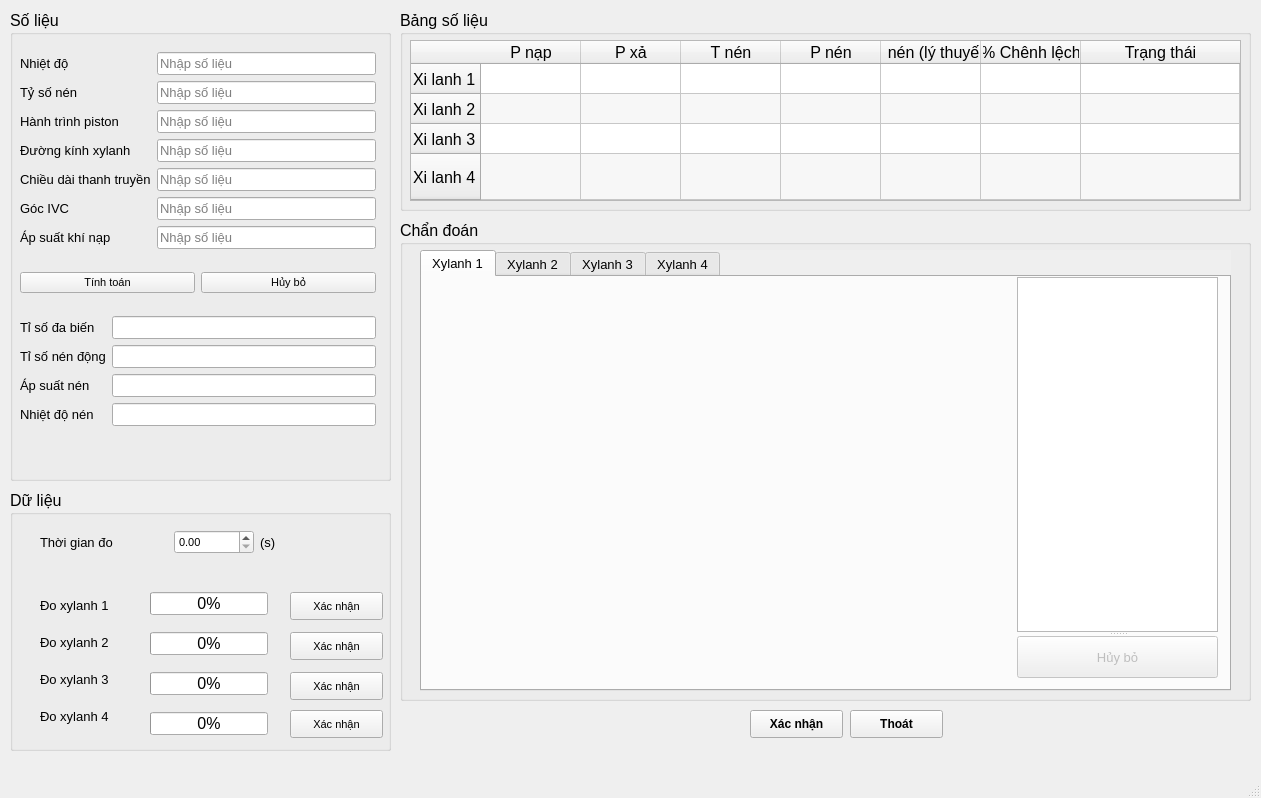
<?xml version="1.0" encoding="UTF-8"?>
<ui version="4.0">
 <class>MainWindow</class>
 <widget class="QMainWindow" name="MainWindow">
  <property name="geometry">
   <rect>
    <x>0</x>
    <y>0</y>
    <width>1261</width>
    <height>798</height>
   </rect>
  </property>
  <property name="windowTitle">
   <string>Chẩn đoán và phân tích lỗi</string>
  </property>
  <widget class="QWidget" name="centralwidget">
   <widget class="QGroupBox" name="GB_foreseen">
    <property name="geometry">
     <rect>
      <x>10</x>
      <y>10</y>
      <width>381</width>
      <height>471</height>
     </rect>
    </property>
    <property name="font">
     <font>
      <pointsize>12</pointsize>
     </font>
    </property>
    <property name="title">
     <string>Số liệu</string>
    </property>
    <widget class="QWidget" name="layoutWidget">
     <property name="geometry">
      <rect>
       <x>10</x>
       <y>25</y>
       <width>356</width>
       <height>408</height>
      </rect>
     </property>
     <layout class="QGridLayout" name="LT_foreseen">
      <item row="0" column="0" colspan="2">
       <layout class="QGridLayout" name="LT_input">
        <item row="2" column="0">
         <widget class="QLabel" name="label_piston_jour">
          <property name="font">
           <font>
            <pointsize>10</pointsize>
           </font>
          </property>
          <property name="text">
           <string>Hành trình piston</string>
          </property>
         </widget>
        </item>
        <item row="1" column="1">
         <widget class="QLineEdit" name="LE_comp_rat">
          <property name="font">
           <font>
            <pointsize>10</pointsize>
           </font>
          </property>
          <property name="placeholderText">
           <string>Nhập số liệu</string>
          </property>
         </widget>
        </item>
        <item row="6" column="1">
         <widget class="QLineEdit" name="LE_air_press">
          <property name="font">
           <font>
            <pointsize>10</pointsize>
           </font>
          </property>
          <property name="placeholderText">
           <string>Nhập số liệu</string>
          </property>
         </widget>
        </item>
        <item row="0" column="1">
         <widget class="QLineEdit" name="LE_extTem">
          <property name="font">
           <font>
            <pointsize>10</pointsize>
           </font>
          </property>
          <property name="placeholderText">
           <string>Nhập số liệu</string>
          </property>
         </widget>
        </item>
        <item row="2" column="1">
         <widget class="QLineEdit" name="LE_piston_jour">
          <property name="font">
           <font>
            <pointsize>10</pointsize>
           </font>
          </property>
          <property name="placeholderText">
           <string>Nhập số liệu</string>
          </property>
         </widget>
        </item>
        <item row="6" column="0">
         <widget class="QLabel" name="label_air_press">
          <property name="font">
           <font>
            <pointsize>10</pointsize>
           </font>
          </property>
          <property name="text">
           <string>Áp suất khí nạp</string>
          </property>
         </widget>
        </item>
        <item row="0" column="0">
         <widget class="QLabel" name="label_extTem">
          <property name="font">
           <font>
            <pointsize>10</pointsize>
           </font>
          </property>
          <property name="text">
           <string>Nhiệt độ</string>
          </property>
         </widget>
        </item>
        <item row="5" column="0">
         <widget class="QLabel" name="label_xup_cor">
          <property name="font">
           <font>
            <pointsize>10</pointsize>
           </font>
          </property>
          <property name="text">
           <string>Góc IVC</string>
          </property>
         </widget>
        </item>
        <item row="3" column="0">
         <widget class="QLabel" name="label_cyl_dm">
          <property name="font">
           <font>
            <pointsize>10</pointsize>
           </font>
          </property>
          <property name="text">
           <string>Đường kính xylanh</string>
          </property>
         </widget>
        </item>
        <item row="3" column="1">
         <widget class="QLineEdit" name="LE_cyl_dm">
          <property name="font">
           <font>
            <pointsize>10</pointsize>
           </font>
          </property>
          <property name="placeholderText">
           <string>Nhập số liệu</string>
          </property>
         </widget>
        </item>
        <item row="4" column="0">
         <widget class="QLabel" name="label_rod_len">
          <property name="font">
           <font>
            <pointsize>10</pointsize>
           </font>
          </property>
          <property name="text">
           <string>Chiều dài thanh truyền</string>
          </property>
         </widget>
        </item>
        <item row="5" column="1">
         <widget class="QLineEdit" name="LE_xup_cor">
          <property name="font">
           <font>
            <pointsize>10</pointsize>
           </font>
          </property>
          <property name="placeholderText">
           <string>Nhập số liệu</string>
          </property>
         </widget>
        </item>
        <item row="1" column="0">
         <widget class="QLabel" name="label_comp_rat">
          <property name="font">
           <font>
            <pointsize>10</pointsize>
           </font>
          </property>
          <property name="text">
           <string>Tỷ số nén</string>
          </property>
         </widget>
        </item>
        <item row="4" column="1">
         <widget class="QLineEdit" name="LE_rod_len">
          <property name="font">
           <font>
            <pointsize>10</pointsize>
           </font>
          </property>
          <property name="placeholderText">
           <string>Nhập số liệu</string>
          </property>
         </widget>
        </item>
       </layout>
      </item>
      <item row="1" column="0">
       <widget class="QPushButton" name="BT_math">
        <property name="font">
         <font>
          <pointsize>8</pointsize>
         </font>
        </property>
        <property name="text">
         <string>Tính toán</string>
        </property>
       </widget>
      </item>
      <item row="1" column="1">
       <widget class="QPushButton" name="BT_clear">
        <property name="font">
         <font>
          <pointsize>8</pointsize>
         </font>
        </property>
        <property name="text">
         <string>Hủy bỏ</string>
        </property>
       </widget>
      </item>
      <item row="2" column="0" colspan="2">
       <layout class="QGridLayout" name="gridLayout_4">
        <item row="1" column="0">
         <widget class="QLabel" name="label_dym_comp_rat">
          <property name="font">
           <font>
            <pointsize>10</pointsize>
           </font>
          </property>
          <property name="text">
           <string>Tỉ số nén động</string>
          </property>
         </widget>
        </item>
        <item row="1" column="1">
         <widget class="QLineEdit" name="LE_dym_comp_rat">
          <property name="font">
           <font>
            <pointsize>10</pointsize>
           </font>
          </property>
          <property name="readOnly">
           <bool>true</bool>
          </property>
          <property name="placeholderText">
           <string/>
          </property>
         </widget>
        </item>
        <item row="0" column="0">
         <widget class="QLabel" name="label_n">
          <property name="font">
           <font>
            <pointsize>10</pointsize>
           </font>
          </property>
          <property name="text">
           <string>Tỉ số đa biến</string>
          </property>
         </widget>
        </item>
        <item row="3" column="0">
         <widget class="QLabel" name="label_Comp_temp_F">
          <property name="font">
           <font>
            <pointsize>10</pointsize>
           </font>
          </property>
          <property name="text">
           <string>Nhiệt độ nén</string>
          </property>
         </widget>
        </item>
        <item row="3" column="1">
         <widget class="QLineEdit" name="LE_Comp_temp_F">
          <property name="font">
           <font>
            <pointsize>10</pointsize>
           </font>
          </property>
          <property name="readOnly">
           <bool>true</bool>
          </property>
          <property name="placeholderText">
           <string/>
          </property>
         </widget>
        </item>
        <item row="0" column="1">
         <widget class="QLineEdit" name="LE_n">
          <property name="font">
           <font>
            <pointsize>10</pointsize>
           </font>
          </property>
          <property name="readOnly">
           <bool>true</bool>
          </property>
          <property name="placeholderText">
           <string/>
          </property>
         </widget>
        </item>
        <item row="2" column="1">
         <widget class="QLineEdit" name="LE_Compression">
          <property name="font">
           <font>
            <pointsize>10</pointsize>
           </font>
          </property>
          <property name="readOnly">
           <bool>true</bool>
          </property>
          <property name="placeholderText">
           <string/>
          </property>
         </widget>
        </item>
        <item row="2" column="0">
         <widget class="QLabel" name="label_Compression">
          <property name="font">
           <font>
            <pointsize>10</pointsize>
           </font>
          </property>
          <property name="text">
           <string>Áp suất nén</string>
          </property>
         </widget>
        </item>
       </layout>
      </item>
     </layout>
    </widget>
   </widget>
   <widget class="QGroupBox" name="GB_data">
    <property name="geometry">
     <rect>
      <x>10</x>
      <y>490</y>
      <width>381</width>
      <height>261</height>
     </rect>
    </property>
    <property name="font">
     <font>
      <pointsize>12</pointsize>
     </font>
    </property>
    <property name="title">
     <string>Dữ liệu</string>
    </property>
    <widget class="QLabel" name="label_time">
     <property name="geometry">
      <rect>
       <x>30</x>
       <y>40</y>
       <width>128</width>
       <height>24</height>
      </rect>
     </property>
     <property name="font">
      <font>
       <pointsize>10</pointsize>
      </font>
     </property>
     <property name="text">
      <string>Thời gian đo</string>
     </property>
    </widget>
    <widget class="QLabel" name="label_xylanh2">
     <property name="geometry">
      <rect>
       <x>30</x>
       <y>142</y>
       <width>87</width>
       <height>21</height>
      </rect>
     </property>
     <property name="font">
      <font>
       <pointsize>10</pointsize>
      </font>
     </property>
     <property name="text">
      <string>Đo xylanh 2</string>
     </property>
    </widget>
    <widget class="QProgressBar" name="PB_xylanh4">
     <property name="geometry">
      <rect>
       <x>140</x>
       <y>222</y>
       <width>118</width>
       <height>23</height>
      </rect>
     </property>
     <property name="value">
      <number>0</number>
     </property>
    </widget>
    <widget class="QLabel" name="label_xylanh1">
     <property name="geometry">
      <rect>
       <x>30</x>
       <y>105</y>
       <width>87</width>
       <height>21</height>
      </rect>
     </property>
     <property name="font">
      <font>
       <pointsize>10</pointsize>
      </font>
     </property>
     <property name="text">
      <string>Đo xylanh 1</string>
     </property>
    </widget>
    <widget class="QProgressBar" name="PB_xylanh1">
     <property name="geometry">
      <rect>
       <x>140</x>
       <y>102</y>
       <width>118</width>
       <height>23</height>
      </rect>
     </property>
     <property name="value">
      <number>0</number>
     </property>
    </widget>
    <widget class="QProgressBar" name="PB_xylanh3">
     <property name="geometry">
      <rect>
       <x>140</x>
       <y>182</y>
       <width>118</width>
       <height>23</height>
      </rect>
     </property>
     <property name="value">
      <number>0</number>
     </property>
    </widget>
    <widget class="QPushButton" name="BT_measure_xylanh2">
     <property name="geometry">
      <rect>
       <x>280</x>
       <y>142</y>
       <width>93</width>
       <height>28</height>
      </rect>
     </property>
     <property name="font">
      <font>
       <pointsize>8</pointsize>
      </font>
     </property>
     <property name="text">
      <string>Xác nhận</string>
     </property>
    </widget>
    <widget class="QLabel" name="label_xylanh4">
     <property name="geometry">
      <rect>
       <x>30</x>
       <y>216</y>
       <width>87</width>
       <height>21</height>
      </rect>
     </property>
     <property name="font">
      <font>
       <pointsize>10</pointsize>
      </font>
     </property>
     <property name="text">
      <string>Đo xylanh 4</string>
     </property>
    </widget>
    <widget class="QPushButton" name="BT_measure_xylanh3">
     <property name="geometry">
      <rect>
       <x>280</x>
       <y>182</y>
       <width>93</width>
       <height>28</height>
      </rect>
     </property>
     <property name="font">
      <font>
       <pointsize>8</pointsize>
      </font>
     </property>
     <property name="text">
      <string>Xác nhận</string>
     </property>
    </widget>
    <widget class="QLabel" name="label_s">
     <property name="geometry">
      <rect>
       <x>250</x>
       <y>40</y>
       <width>31</width>
       <height>24</height>
      </rect>
     </property>
     <property name="font">
      <font>
       <pointsize>10</pointsize>
      </font>
     </property>
     <property name="text">
      <string>(s)</string>
     </property>
    </widget>
    <widget class="QProgressBar" name="PB_xylanh2">
     <property name="geometry">
      <rect>
       <x>140</x>
       <y>142</y>
       <width>118</width>
       <height>23</height>
      </rect>
     </property>
     <property name="value">
      <number>0</number>
     </property>
    </widget>
    <widget class="QLabel" name="label_xylanh3">
     <property name="geometry">
      <rect>
       <x>30</x>
       <y>179</y>
       <width>87</width>
       <height>21</height>
      </rect>
     </property>
     <property name="font">
      <font>
       <pointsize>10</pointsize>
      </font>
     </property>
     <property name="text">
      <string>Đo xylanh 3</string>
     </property>
    </widget>
    <widget class="QPushButton" name="BT_measure_xylanh1">
     <property name="geometry">
      <rect>
       <x>280</x>
       <y>102</y>
       <width>93</width>
       <height>28</height>
      </rect>
     </property>
     <property name="font">
      <font>
       <pointsize>8</pointsize>
      </font>
     </property>
     <property name="text">
      <string>Xác nhận</string>
     </property>
    </widget>
    <widget class="QDoubleSpinBox" name="DSB_time">
     <property name="geometry">
      <rect>
       <x>164</x>
       <y>40</y>
       <width>80</width>
       <height>24</height>
      </rect>
     </property>
     <property name="font">
      <font>
       <pointsize>8</pointsize>
      </font>
     </property>
    </widget>
    <widget class="QPushButton" name="BT_measure_xylanh4">
     <property name="geometry">
      <rect>
       <x>280</x>
       <y>220</y>
       <width>93</width>
       <height>28</height>
      </rect>
     </property>
     <property name="font">
      <font>
       <pointsize>8</pointsize>
      </font>
     </property>
     <property name="text">
      <string>Xác nhận</string>
     </property>
    </widget>
   </widget>
   <widget class="QGroupBox" name="GB_Table">
    <property name="geometry">
     <rect>
      <x>400</x>
      <y>10</y>
      <width>851</width>
      <height>201</height>
     </rect>
    </property>
    <property name="font">
     <font>
      <pointsize>12</pointsize>
     </font>
    </property>
    <property name="title">
     <string>Bảng số liệu</string>
    </property>
    <widget class="QTableWidget" name="TW_table">
     <property name="geometry">
      <rect>
       <x>10</x>
       <y>30</y>
       <width>831</width>
       <height>161</height>
      </rect>
     </property>
     <property name="layoutDirection">
      <enum>Qt::LeftToRight</enum>
     </property>
     <property name="autoFillBackground">
      <bool>false</bool>
     </property>
     <property name="frameShape">
      <enum>QFrame::StyledPanel</enum>
     </property>
     <property name="frameShadow">
      <enum>QFrame::Sunken</enum>
     </property>
     <property name="sizeAdjustPolicy">
      <enum>QAbstractScrollArea::AdjustToContents</enum>
     </property>
     <property name="tabKeyNavigation">
      <bool>true</bool>
     </property>
     <property name="showDropIndicator" stdset="0">
      <bool>true</bool>
     </property>
     <property name="dragEnabled">
      <bool>false</bool>
     </property>
     <property name="dragDropOverwriteMode">
      <bool>true</bool>
     </property>
     <property name="alternatingRowColors">
      <bool>true</bool>
     </property>
     <property name="horizontalScrollMode">
      <enum>QAbstractItemView::ScrollPerItem</enum>
     </property>
     <property name="sortingEnabled">
      <bool>true</bool>
     </property>
     <attribute name="horizontalHeaderCascadingSectionResizes">
      <bool>true</bool>
     </attribute>
     <attribute name="horizontalHeaderMinimumSectionSize">
      <number>34</number>
     </attribute>
     <attribute name="horizontalHeaderShowSortIndicator" stdset="0">
      <bool>true</bool>
     </attribute>
     <attribute name="horizontalHeaderStretchLastSection">
      <bool>true</bool>
     </attribute>
     <attribute name="verticalHeaderVisible">
      <bool>true</bool>
     </attribute>
     <attribute name="verticalHeaderCascadingSectionResizes">
      <bool>true</bool>
     </attribute>
     <attribute name="verticalHeaderShowSortIndicator" stdset="0">
      <bool>true</bool>
     </attribute>
     <attribute name="verticalHeaderStretchLastSection">
      <bool>true</bool>
     </attribute>
     <row>
      <property name="text">
       <string>Xi lanh 1</string>
      </property>
     </row>
     <row>
      <property name="text">
       <string>Xi lanh 2</string>
      </property>
     </row>
     <row>
      <property name="text">
       <string>Xi lanh 3</string>
      </property>
     </row>
     <row>
      <property name="text">
       <string>Xi lanh 4</string>
      </property>
     </row>
     <column>
      <property name="text">
       <string>P nạp</string>
      </property>
     </column>
     <column>
      <property name="text">
       <string>P xả</string>
      </property>
     </column>
     <column>
      <property name="text">
       <string>T nén</string>
      </property>
     </column>
     <column>
      <property name="text">
       <string>P nén</string>
      </property>
     </column>
     <column>
      <property name="text">
       <string>P nén (lý thuyết)</string>
      </property>
     </column>
     <column>
      <property name="text">
       <string>% Chênh lệch</string>
      </property>
     </column>
     <column>
      <property name="text">
       <string>Trạng thái</string>
      </property>
     </column>
     <item row="0" column="0">
      <property name="text">
       <string/>
      </property>
      <property name="flags">
       <set>ItemIsSelectable|ItemIsDragEnabled|ItemIsDropEnabled|ItemIsUserCheckable|ItemIsEnabled</set>
      </property>
     </item>
     <item row="0" column="3">
      <property name="text">
       <string/>
      </property>
      <property name="flags">
       <set>ItemIsSelectable|ItemIsDragEnabled|ItemIsDropEnabled|ItemIsUserCheckable|ItemIsEnabled</set>
      </property>
     </item>
     <item row="0" column="4">
      <property name="text">
       <string/>
      </property>
      <property name="flags">
       <set>ItemIsSelectable|ItemIsDragEnabled|ItemIsDropEnabled|ItemIsUserCheckable|ItemIsEnabled</set>
      </property>
     </item>
     <item row="0" column="5">
      <property name="text">
       <string/>
      </property>
      <property name="flags">
       <set>ItemIsSelectable|ItemIsDragEnabled|ItemIsDropEnabled|ItemIsUserCheckable|ItemIsEnabled</set>
      </property>
     </item>
     <item row="0" column="6">
      <property name="text">
       <string/>
      </property>
      <property name="flags">
       <set>ItemIsSelectable|ItemIsDragEnabled|ItemIsDropEnabled|ItemIsUserCheckable|ItemIsEnabled</set>
      </property>
     </item>
     <item row="1" column="0">
      <property name="text">
       <string/>
      </property>
      <property name="flags">
       <set>ItemIsSelectable|ItemIsDragEnabled|ItemIsDropEnabled|ItemIsUserCheckable|ItemIsEnabled</set>
      </property>
     </item>
     <item row="1" column="3">
      <property name="text">
       <string/>
      </property>
      <property name="flags">
       <set>ItemIsSelectable|ItemIsDragEnabled|ItemIsDropEnabled|ItemIsUserCheckable|ItemIsEnabled</set>
      </property>
     </item>
     <item row="1" column="4">
      <property name="text">
       <string/>
      </property>
      <property name="flags">
       <set>ItemIsSelectable|ItemIsDragEnabled|ItemIsDropEnabled|ItemIsUserCheckable|ItemIsEnabled</set>
      </property>
     </item>
     <item row="1" column="5">
      <property name="text">
       <string/>
      </property>
      <property name="flags">
       <set>ItemIsSelectable|ItemIsDragEnabled|ItemIsDropEnabled|ItemIsUserCheckable|ItemIsEnabled</set>
      </property>
     </item>
     <item row="1" column="6">
      <property name="text">
       <string/>
      </property>
      <property name="flags">
       <set>ItemIsSelectable|ItemIsDragEnabled|ItemIsDropEnabled|ItemIsUserCheckable|ItemIsEnabled</set>
      </property>
     </item>
     <item row="2" column="0">
      <property name="text">
       <string/>
      </property>
      <property name="flags">
       <set>ItemIsSelectable|ItemIsDragEnabled|ItemIsDropEnabled|ItemIsUserCheckable|ItemIsEnabled</set>
      </property>
     </item>
     <item row="2" column="3">
      <property name="text">
       <string/>
      </property>
      <property name="flags">
       <set>ItemIsSelectable|ItemIsDragEnabled|ItemIsDropEnabled|ItemIsUserCheckable|ItemIsEnabled</set>
      </property>
     </item>
     <item row="2" column="4">
      <property name="text">
       <string/>
      </property>
      <property name="flags">
       <set>ItemIsSelectable|ItemIsDragEnabled|ItemIsDropEnabled|ItemIsUserCheckable|ItemIsEnabled</set>
      </property>
     </item>
     <item row="2" column="5">
      <property name="text">
       <string/>
      </property>
      <property name="flags">
       <set>ItemIsSelectable|ItemIsDragEnabled|ItemIsDropEnabled|ItemIsUserCheckable|ItemIsEnabled</set>
      </property>
     </item>
     <item row="2" column="6">
      <property name="text">
       <string/>
      </property>
      <property name="flags">
       <set>ItemIsSelectable|ItemIsDragEnabled|ItemIsDropEnabled|ItemIsUserCheckable|ItemIsEnabled</set>
      </property>
     </item>
     <item row="3" column="0">
      <property name="text">
       <string/>
      </property>
      <property name="flags">
       <set>ItemIsSelectable|ItemIsDragEnabled|ItemIsDropEnabled|ItemIsUserCheckable|ItemIsEnabled</set>
      </property>
     </item>
     <item row="3" column="3">
      <property name="text">
       <string/>
      </property>
      <property name="flags">
       <set>ItemIsSelectable|ItemIsDragEnabled|ItemIsDropEnabled|ItemIsUserCheckable|ItemIsEnabled</set>
      </property>
     </item>
     <item row="3" column="4">
      <property name="text">
       <string/>
      </property>
      <property name="flags">
       <set>ItemIsSelectable|ItemIsDragEnabled|ItemIsDropEnabled|ItemIsUserCheckable|ItemIsEnabled</set>
      </property>
     </item>
     <item row="3" column="5">
      <property name="text">
       <string/>
      </property>
      <property name="flags">
       <set>ItemIsSelectable|ItemIsDragEnabled|ItemIsDropEnabled|ItemIsUserCheckable|ItemIsEnabled</set>
      </property>
     </item>
     <item row="3" column="6">
      <property name="text">
       <string/>
      </property>
      <property name="flags">
       <set>ItemIsSelectable|ItemIsDragEnabled|ItemIsDropEnabled|ItemIsUserCheckable|ItemIsEnabled</set>
      </property>
     </item>
    </widget>
   </widget>
   <widget class="QPushButton" name="BT_cancel">
    <property name="geometry">
     <rect>
      <x>850</x>
      <y>710</y>
      <width>93</width>
      <height>28</height>
     </rect>
    </property>
    <property name="font">
     <font>
      <weight>75</weight>
      <bold>true</bold>
     </font>
    </property>
    <property name="text">
     <string>Thoát</string>
    </property>
   </widget>
   <widget class="QPushButton" name="BT_confirm">
    <property name="geometry">
     <rect>
      <x>750</x>
      <y>710</y>
      <width>93</width>
      <height>28</height>
     </rect>
    </property>
    <property name="font">
     <font>
      <weight>75</weight>
      <bold>true</bold>
     </font>
    </property>
    <property name="text">
     <string>Xác nhận</string>
    </property>
   </widget>
   <widget class="QGroupBox" name="GB_diagnose">
    <property name="geometry">
     <rect>
      <x>400</x>
      <y>220</y>
      <width>851</width>
      <height>481</height>
     </rect>
    </property>
    <property name="font">
     <font>
      <pointsize>12</pointsize>
     </font>
    </property>
    <property name="title">
     <string>Chẩn đoán</string>
    </property>
    <widget class="QTabWidget" name="TbW_diagnoses">
     <property name="enabled">
      <bool>true</bool>
     </property>
     <property name="geometry">
      <rect>
       <x>20</x>
       <y>30</y>
       <width>811</width>
       <height>441</height>
      </rect>
     </property>
     <property name="font">
      <font>
       <pointsize>10</pointsize>
      </font>
     </property>
     <property name="autoFillBackground">
      <bool>true</bool>
     </property>
     <property name="currentIndex">
      <number>0</number>
     </property>
     <widget class="QWidget" name="tab_1">
      <attribute name="title">
       <string>Xylanh 1</string>
      </attribute>
      <widget class="QWidget" name="W_xilanh1" native="true">
       <property name="geometry">
        <rect>
         <x>0</x>
         <y>0</y>
         <width>801</width>
         <height>401</height>
        </rect>
       </property>
       <property name="autoFillBackground">
        <bool>false</bool>
       </property>
       <widget class="QWidget" name="W_graph_xilanh1" native="true">
        <property name="geometry">
         <rect>
          <x>0</x>
          <y>0</y>
          <width>590</width>
          <height>400</height>
         </rect>
        </property>
       </widget>
       <widget class="QSplitter" name="splitter">
        <property name="geometry">
         <rect>
          <x>595</x>
          <y>0</y>
          <width>201</width>
          <height>401</height>
         </rect>
        </property>
        <property name="orientation">
         <enum>Qt::Vertical</enum>
        </property>
        <widget class="QTextEdit" name="TE_diagnoses_xilanh1">
         <property name="enabled">
          <bool>true</bool>
         </property>
         <property name="readOnly">
          <bool>true</bool>
         </property>
        </widget>
        <widget class="QPushButton" name="BT_xilanh1_cancel">
         <property name="enabled">
          <bool>false</bool>
         </property>
         <property name="text">
          <string>Hủy bỏ</string>
         </property>
        </widget>
       </widget>
      </widget>
     </widget>
     <widget class="QWidget" name="tab_2">
      <attribute name="title">
       <string>Xylanh 2</string>
      </attribute>
      <widget class="QWidget" name="W_xilanh2" native="true">
       <property name="geometry">
        <rect>
         <x>0</x>
         <y>0</y>
         <width>801</width>
         <height>401</height>
        </rect>
       </property>
       <property name="autoFillBackground">
        <bool>false</bool>
       </property>
       <widget class="QWidget" name="W_graph_xilanh2" native="true">
        <property name="geometry">
         <rect>
          <x>0</x>
          <y>0</y>
          <width>590</width>
          <height>400</height>
         </rect>
        </property>
       </widget>
       <widget class="QSplitter" name="splitter_2">
        <property name="geometry">
         <rect>
          <x>595</x>
          <y>0</y>
          <width>201</width>
          <height>401</height>
         </rect>
        </property>
        <property name="orientation">
         <enum>Qt::Vertical</enum>
        </property>
        <widget class="QTextEdit" name="TE_diagnoses_xilanh2">
         <property name="enabled">
          <bool>true</bool>
         </property>
         <property name="readOnly">
          <bool>true</bool>
         </property>
        </widget>
        <widget class="QPushButton" name="BT_xilanh2_cancel">
         <property name="enabled">
          <bool>false</bool>
         </property>
         <property name="text">
          <string>Hủy bỏ</string>
         </property>
        </widget>
       </widget>
      </widget>
     </widget>
     <widget class="QWidget" name="tab_3">
      <attribute name="title">
       <string>Xylanh 3</string>
      </attribute>
      <widget class="QWidget" name="W_xilanh3" native="true">
       <property name="geometry">
        <rect>
         <x>0</x>
         <y>0</y>
         <width>801</width>
         <height>401</height>
        </rect>
       </property>
       <property name="autoFillBackground">
        <bool>false</bool>
       </property>
       <widget class="QWidget" name="W_graph_xilanh3" native="true">
        <property name="geometry">
         <rect>
          <x>0</x>
          <y>0</y>
          <width>590</width>
          <height>400</height>
         </rect>
        </property>
       </widget>
       <widget class="QSplitter" name="splitter_3">
        <property name="geometry">
         <rect>
          <x>595</x>
          <y>0</y>
          <width>201</width>
          <height>401</height>
         </rect>
        </property>
        <property name="orientation">
         <enum>Qt::Vertical</enum>
        </property>
        <widget class="QTextEdit" name="TE_diagnoses_xilanh3">
         <property name="enabled">
          <bool>true</bool>
         </property>
         <property name="readOnly">
          <bool>true</bool>
         </property>
        </widget>
        <widget class="QPushButton" name="BT_xilanh3_cancel">
         <property name="enabled">
          <bool>false</bool>
         </property>
         <property name="text">
          <string>Hủy bỏ</string>
         </property>
        </widget>
       </widget>
      </widget>
     </widget>
     <widget class="QWidget" name="tab_4">
      <attribute name="title">
       <string>Xylanh 4</string>
      </attribute>
      <widget class="QWidget" name="W_xilanh4" native="true">
       <property name="geometry">
        <rect>
         <x>0</x>
         <y>0</y>
         <width>801</width>
         <height>401</height>
        </rect>
       </property>
       <property name="autoFillBackground">
        <bool>false</bool>
       </property>
       <widget class="QWidget" name="W_graph_xilanh4" native="true">
        <property name="geometry">
         <rect>
          <x>0</x>
          <y>0</y>
          <width>590</width>
          <height>400</height>
         </rect>
        </property>
       </widget>
       <widget class="QSplitter" name="splitter_4">
        <property name="geometry">
         <rect>
          <x>595</x>
          <y>0</y>
          <width>201</width>
          <height>401</height>
         </rect>
        </property>
        <property name="orientation">
         <enum>Qt::Vertical</enum>
        </property>
        <widget class="QTextEdit" name="TE_diagnoses_xilanh4">
         <property name="enabled">
          <bool>true</bool>
         </property>
         <property name="readOnly">
          <bool>true</bool>
         </property>
         <property name="html">
          <string>&lt;!DOCTYPE HTML PUBLIC &quot;-//W3C//DTD HTML 4.0//EN&quot; &quot;http://www.w3.org/TR/REC-html40/strict.dtd&quot;&gt;
&lt;html&gt;&lt;head&gt;&lt;meta name=&quot;qrichtext&quot; content=&quot;1&quot; /&gt;&lt;style type=&quot;text/css&quot;&gt;
p, li { white-space: pre-wrap; }
&lt;/style&gt;&lt;/head&gt;&lt;body style=&quot; font-family:'MS Shell Dlg 2'; font-size:10pt; font-weight:400; font-style:normal;&quot;&gt;
&lt;p style=&quot;-qt-paragraph-type:empty; margin-top:0px; margin-bottom:0px; margin-left:0px; margin-right:0px; -qt-block-indent:0; text-indent:0px; font-family:'Sans Serif';&quot;&gt;&lt;br /&gt;&lt;/p&gt;&lt;/body&gt;&lt;/html&gt;</string>
         </property>
        </widget>
        <widget class="QPushButton" name="BT_xilanh4_cancel">
         <property name="enabled">
          <bool>false</bool>
         </property>
         <property name="text">
          <string>Hủy bỏ</string>
         </property>
        </widget>
       </widget>
      </widget>
     </widget>
    </widget>
   </widget>
  </widget>
  <widget class="QMenuBar" name="menubar">
   <property name="geometry">
    <rect>
     <x>0</x>
     <y>0</y>
     <width>1261</width>
     <height>26</height>
    </rect>
   </property>
  </widget>
  <widget class="QStatusBar" name="statusbar"/>
  <action name="actionOpen">
   <property name="text">
    <string>New</string>
   </property>
  </action>
  <action name="actionOpen_2">
   <property name="text">
    <string>Open</string>
   </property>
  </action>
  <action name="actionSave">
   <property name="text">
    <string>Save</string>
   </property>
  </action>
  <action name="actionSave_as">
   <property name="text">
    <string>Save as</string>
   </property>
  </action>
 </widget>
 <resources/>
 <connections/>
</ui>
